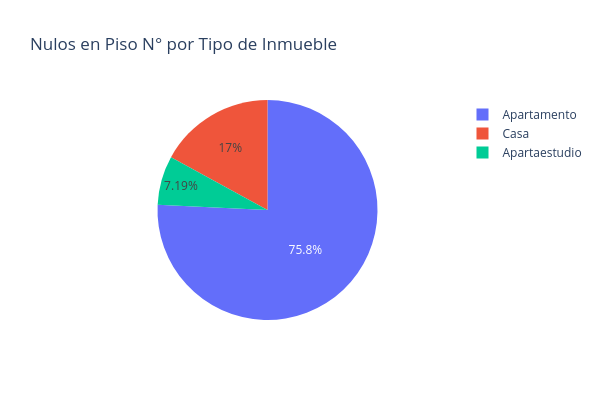

Write notebook code for a chart like this one.
### Code cell
conteo = df_filtrado[df_filtrado['Piso N°'].isnull()]['Tipo de Inmueble'].value_counts()

fig = px.pie(values=conteo.values, names=conteo.index,
             title="Nulos en Piso N° por Tipo de Inmueble",
             width=600, height=400)
fig.show()

### Figure 1 — Plotly figure (JSON) as saved in the notebook; plotly's stock layout.template omitted (floating-point values rounded to 4 significant figures)
{"data": [{"domain": {"x": [0, 1], "y": [0, 1]}, "hovertemplate": "label=%{label}<br>value=%{value}<extra></extra>", "labels": ["Apartamento", "Casa", "Apartaestudio"], "legendgroup": "", "name": "", "showlegend": true, "type": "pie", "values": [2033, 457, 193]}], "layout": {"height": 400, "legend": {"tracegroupgap": 0}, "title": {"text": "Nulos en Piso N° por Tipo de Inmueble"}, "width": 600}}
